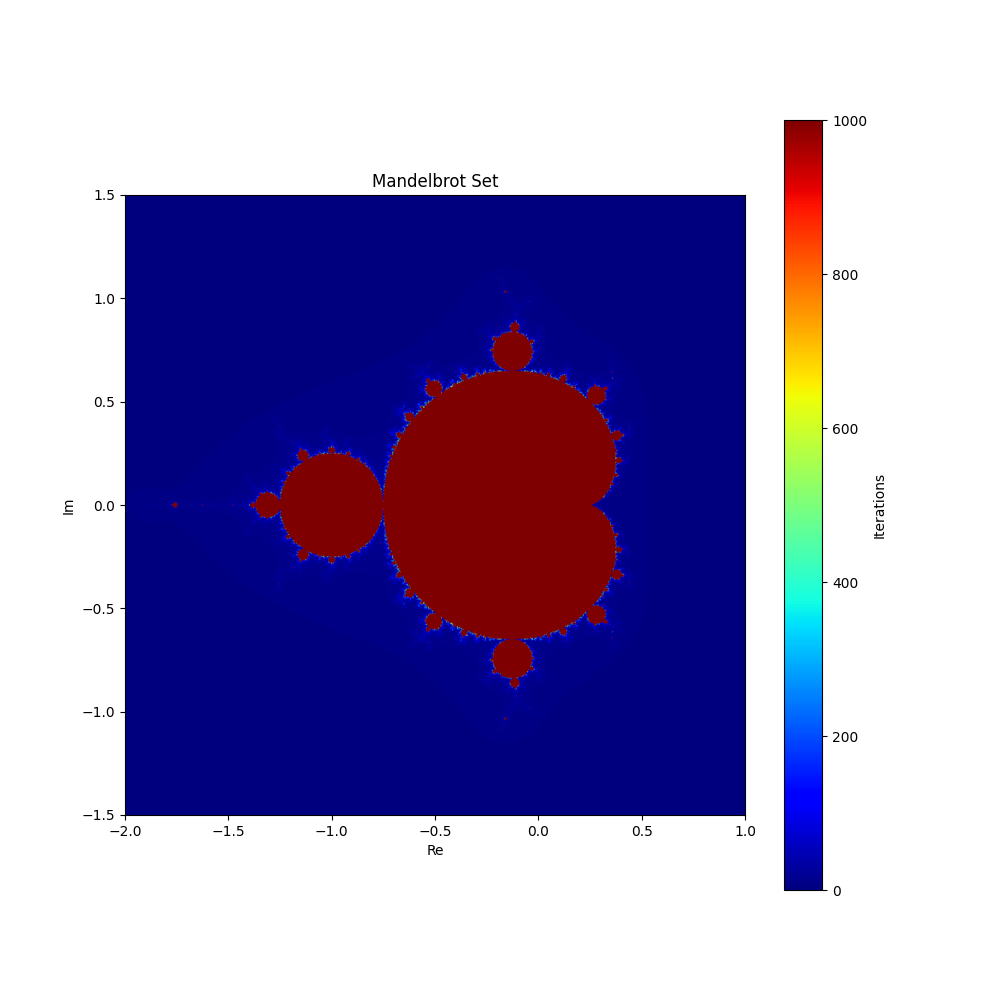

This figure's Python source:
import matplotlib.pyplot as plt
import numpy as np

from mandelbrot_benchmark.backends.numba import mandelbrot_numba
from mandelbrot_benchmark.plot import plot_mandelbrot


def test_plot():
    extent = (-2, 1, -1.5, 1.5)
    x, y = np.meshgrid(
        np.linspace(*extent[:2], 1000),
        np.linspace(*extent[2:], 1000),
    )
    c = x + 1j * y
    z = mandelbrot_numba(c)
    fig, ax = plt.subplots(figsize=(10, 10))
    plot_mandelbrot(z, ax=ax, extent=extent)
    fig.savefig("tests/test_plot.png")
